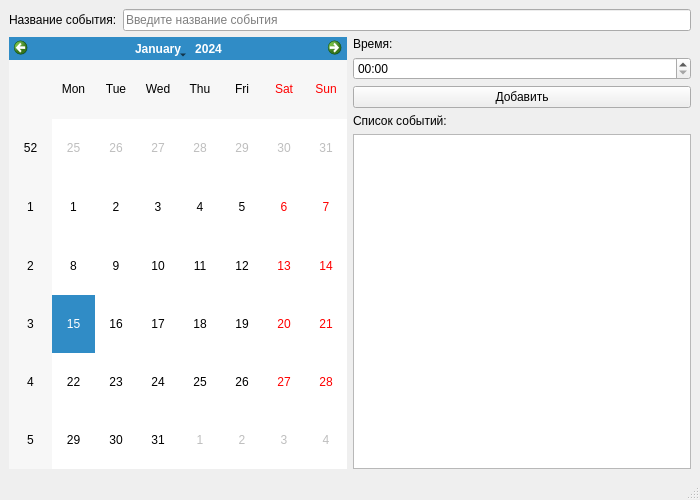
<?xml version="1.0" encoding="UTF-8"?>
<ui version="4.0">
 <class>MainWindow</class>
 <widget class="QMainWindow" name="MainWindow">
  <property name="geometry">
   <rect>
    <x>0</x>
    <y>0</y>
    <width>700</width>
    <height>500</height>
   </rect>
  </property>
  <property name="windowTitle">
   <string>Ежедневник</string>
  </property>
  <widget class="QWidget" name="centralwidget">
   <layout class="QVBoxLayout" name="verticalLayout">
    <item>
     <layout class="QHBoxLayout" name="topLayout">
      <item>
       <widget class="QLabel" name="labelName">
        <property name="text">
         <string>Название события:</string>
        </property>
       </widget>
      </item>
      <item>
       <widget class="QLineEdit" name="editName">
        <property name="placeholderText">
         <string>Введите название события</string>
        </property>
       </widget>
      </item>
     </layout>
    </item>
    <item>
     <layout class="QHBoxLayout" name="midLayout">
      <item>
       <widget class="QCalendarWidget" name="calendar"/>
      </item>
      <item>
       <layout class="QVBoxLayout" name="rightLayout">
        <item>
         <widget class="QLabel" name="labelTime">
          <property name="text">
           <string>Время:</string>
          </property>
         </widget>
        </item>
        <item>
         <widget class="QTimeEdit" name="timeEdit">
          <property name="displayFormat">
           <string>HH:mm</string>
          </property>
         </widget>
        </item>
        <item>
         <widget class="QPushButton" name="btnAdd">
          <property name="text">
           <string>Добавить</string>
          </property>
         </widget>
        </item>
        <item>
         <widget class="QLabel" name="labelList">
          <property name="text">
           <string>Список событий:</string>
          </property>
         </widget>
        </item>
        <item>
         <widget class="QListWidget" name="listWidget"/>
        </item>
       </layout>
      </item>
     </layout>
    </item>
   </layout>
  </widget>
  <widget class="QStatusBar" name="statusbar"/>
 </widget>
 <resources/>
 <connections/>
</ui>
